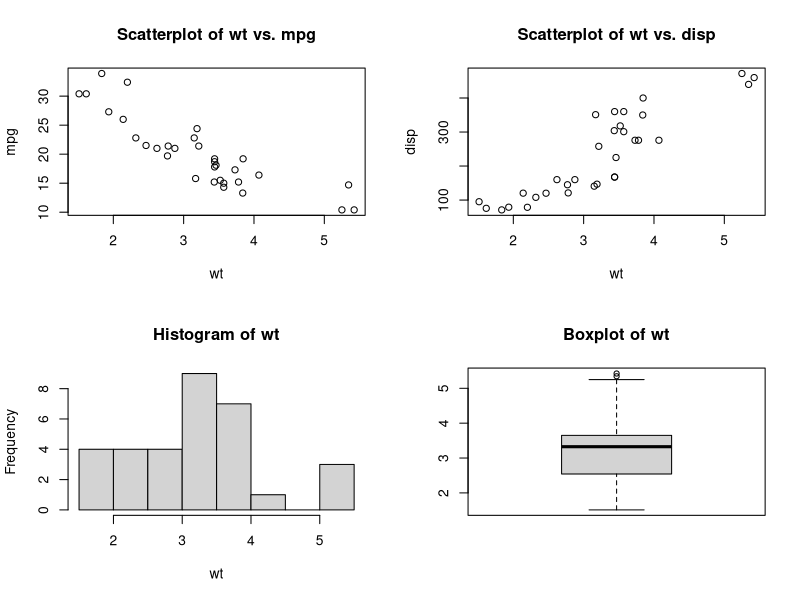
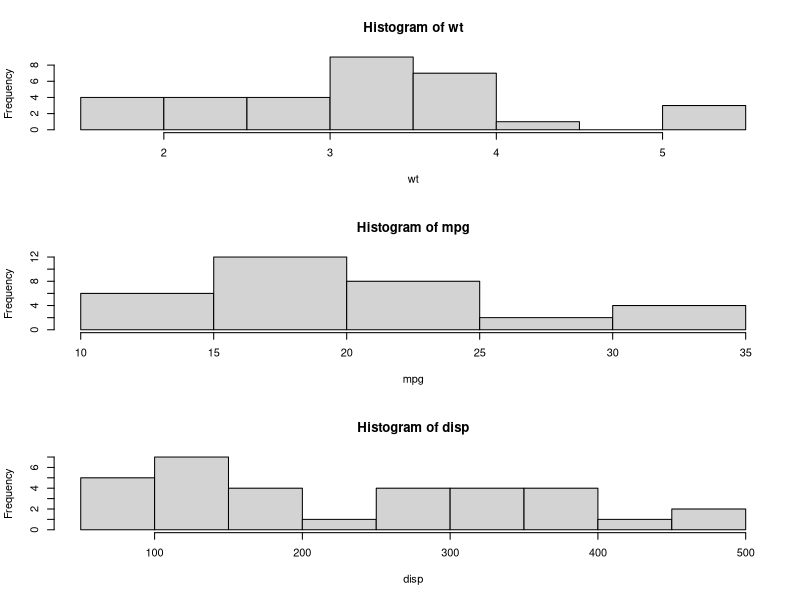
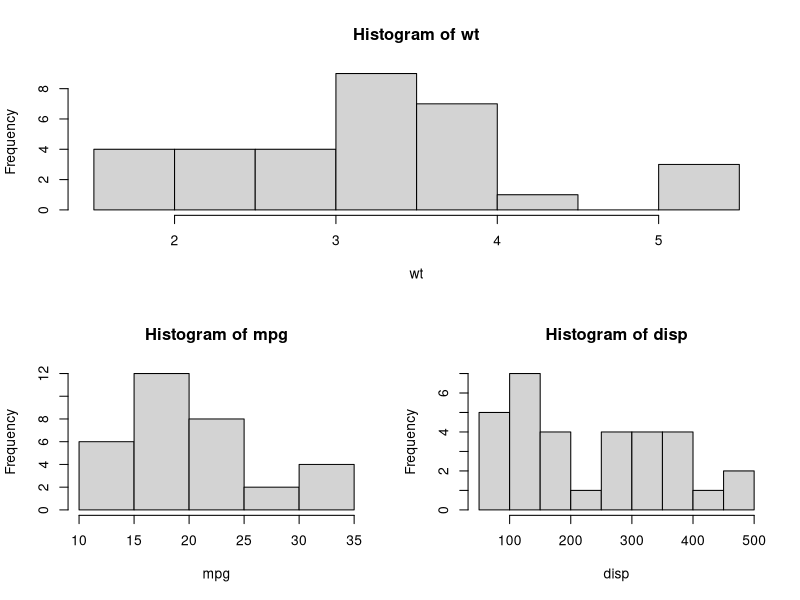
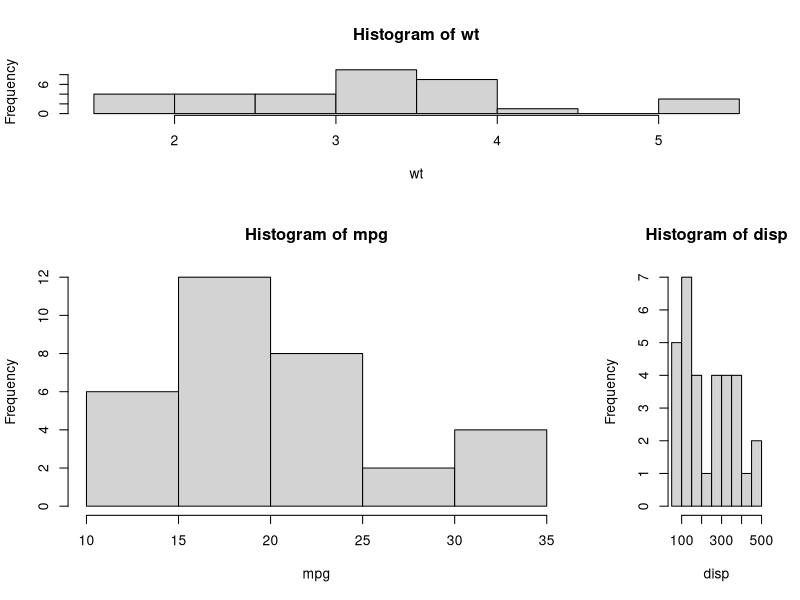
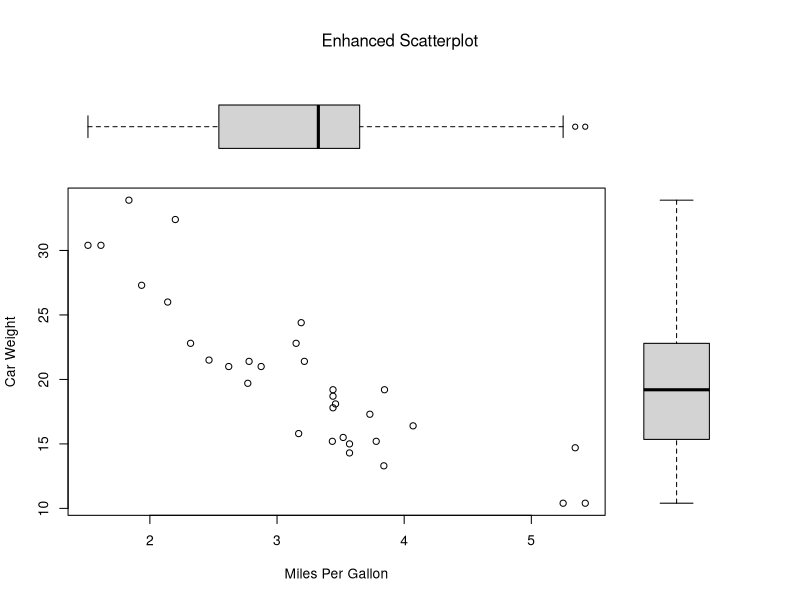

R code for these plots, in order:
#
# R in action (2 ed.)
#

#
# 4 plots in one window
#

attach(mtcars)
  opar <- par(no.readonly=TRUE)

  # 4 plots in 2x2 matrix
  par(mfrow = c(2,2))

  plot(wt, mpg, main="Scatterplot of wt vs. mpg") #1
  plot(wt, disp, main="Scatterplot of wt vs. disp") #2
  hist(wt, main = "Histogram of wt") #3
  boxplot(wt, main="Boxplot of wt") #4

  par(opar)
detach(mtcars)

#
#  3  plots  in  3  rows  &  1  column
#

attach(mtcars)
  opar <- par(no.readonly=TRUE)

  # 3 rows, 1 column
  par(mfrow = c(3, 1)) 

  hist(wt)
  hist(mpg)
  hist(disp)

  par(opar)
detach(mtcars)


#
# layout
# 

attach(mtcars)
  layout(matrix(c(1,1,2,3), 2, 2, byrow = TRUE))

  hist(wt)
  hist(mpg)
  
  hist(disp)
detach(mtcars)


#
# scale figures
#

attach(mtcars)
  layout(matrix(c(1, 1, 2, 3), 2, 2, byrow = TRUE), widths=c(3, 1), heights=c(1, 2))
  hist(wt)
  hist(mpg)
  hist(disp)
detach(mtcars)

#
# Fine placement of figures in a graph
#

opar <- par(no.readonly=TRUE)
par(fig=c(0, 0.8, 0, 0.8))    

plot(mtcars$wt, mtcars$mpg,                      
     xlab="Miles Per Gallon",                               
     ylab="Car Weight")

par(fig=c(0, 0.8, 0.55, 1), new=TRUE)                                   
boxplot(mtcars$wt, horizontal=TRUE, axes=FALSE) 

par(fig=c(0.65, 1, 0, 0.8), new=TRUE)          
boxplot(mtcars$mpg, axes=FALSE)             
mtext("Enhanced Scatterplot", side=3, outer=TRUE, line=-3)

par(opar)